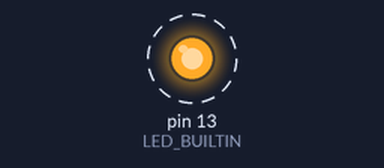
Bench run of a sketch on a simulated Arduino Uno, built with avr-gcc and run on an emulated ATmega328P. Parts: output pins drawn as LEDs (lit = HIGH). Dashed ring = blinking. What the sketch prints to the serial monitor is not drawn.

Above: at 0.03 s.
Timing chart, 0 to 3.0 s (numbered marks = the images above):
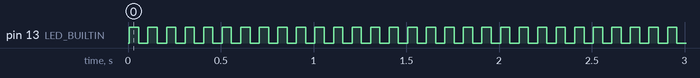

The sketch:

metro-hello-led.ino
```cpp
void setup() {
  // put your setup code here, to run once:

  // initilize the UART to operate at 9600 BAUD
  Serial.begin(9600);
  Serial.println("Serial Port: Inialized for 9600 BAUD");

  // initialize digital pin LEDBUILTIN as an output
  pinMode(LED_BUILTIN, OUTPUT);
  Serial.println("LED_BUILTIN: Inialized as OUTPUT");
}

void loop() {
  // put your main code here, to run repeatedly

  // blink led
  digitalWrite(LED_BUILTIN, HIGH);
  delay(50);
  digitalWrite(LED_BUILTIN, LOW);
  delay(50);
}
```

Measured:
- by itself, pin 13 (LED_BUILTIN): alternates HIGH for 0.05 s and LOW for 0.05 s
